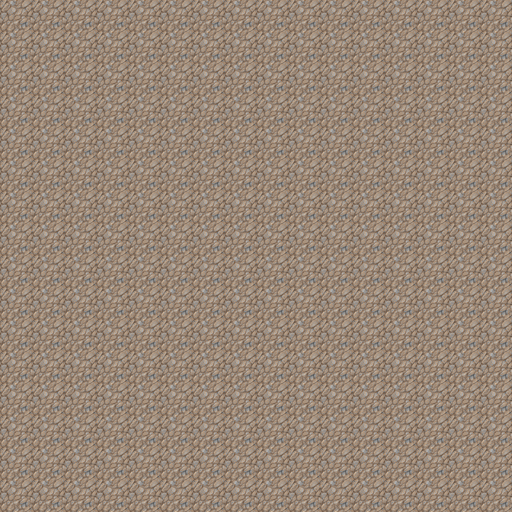

Rendered tile map (Tiled .tmx) drawn with the repository's tilesets; below, a short description and the map source with its tile grids summarised:
An orthogonal 16x16 tile map with 32x32 px tiles, 1 tile layer (Rutelag 1).

<map version="1.2" tiledversion="1.2.2" orientation="orthogonal" renderorder="right-down" width="16" height="16" tilewidth="32" tileheight="32" infinite="0" nextlayerid="2" nextobjectid="1">
 <tileset firstgid="1" source="tileset1.tsx" />
 <layer id="1" name="Rutelag 1" width="16" height="16">
  <data>[256 cells, 256 non-empty, 1 distinct tile ids]</data>
 </layer>
</map>
